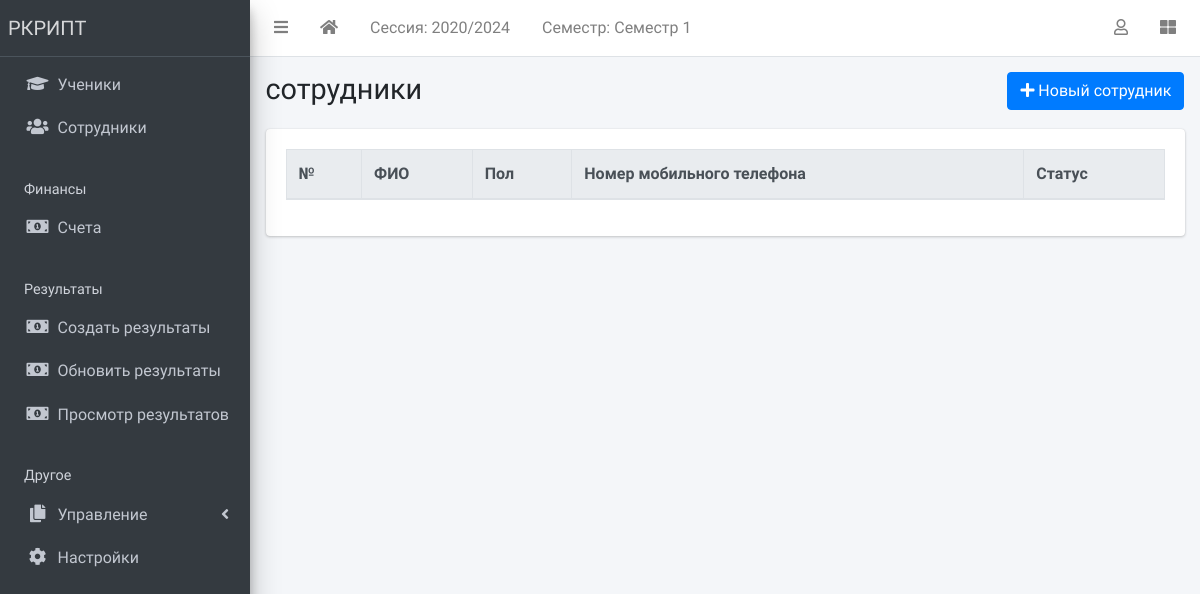
The page /staff/list/ on the database as committed earlier.
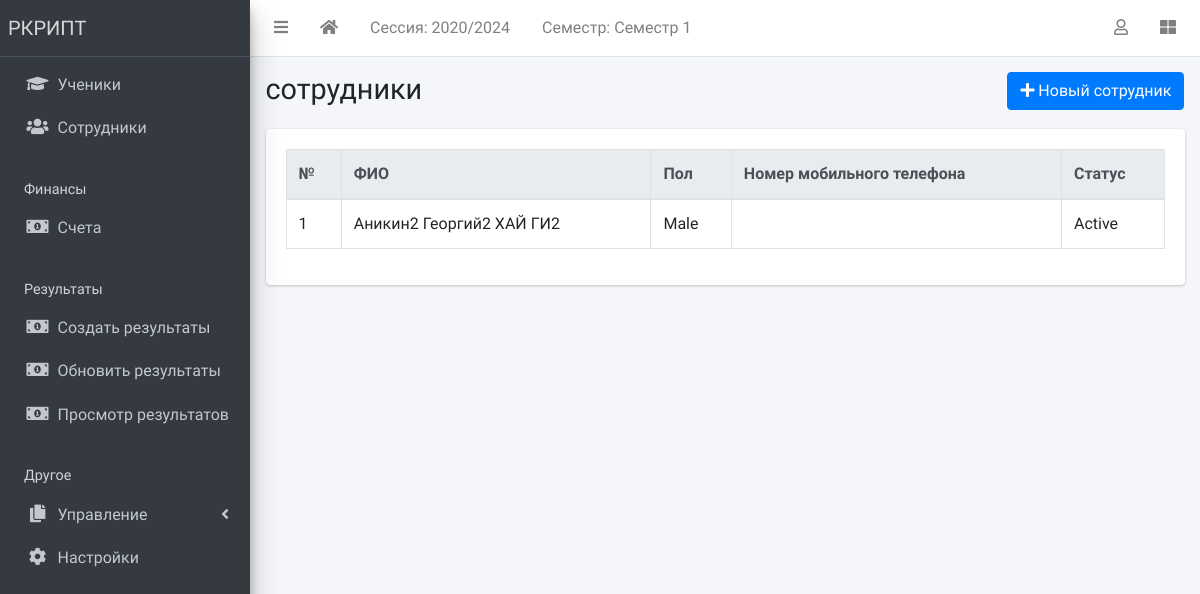
The same page on the database as committed later.
### apps/staffs/models.py (models this page shows, shortened)
class Staff(models.Model):
    STATUS = [("active", "Active"), ("inactive", "Inactive")]
    GENDER = [("male", "Male"), ("female", "Female")]
    current_status = models.CharField(max_length=10, choices=STATUS, default="active")
    surname = models.CharField(max_length=200)
    firstname = models.CharField(max_length=200)
    other_name = models.CharField(max_length=200, blank=True)
    gender = models.CharField(max_length=10, choices=GENDER, default="male")
    date_of_birth = models.DateField(default=timezone.now)
    date_of_admission = models.DateField(default=timezone.now)
    mobile_num_regex = RegexValidator(
        regex="^[0-9]{10,15}$", message="Entered mobile number isn't in a right format!"
    )
    mobile_number = models.CharField(
        validators=[mobile_num_regex], max_length=13, blank=True
    )
    address = models.TextField(blank=True)
    others = models.TextField(blank=True)

### apps/staffs/views.py (the view)
# urls.py: path("list/", StaffListView.as_view(), name="staff-list"),
class StaffListView(ListView):
    model = Staff

### apps/corecode/context_processors.py (called while the page is built)
def site_defaults(request):
    current_session = AcademicSession.objects.get(current=True)
    current_term = AcademicTerm.objects.get(current=True)
    vals = SiteConfig.objects.all()
    contexts = {
        "current_session": current_session.name,
        "current_term": current_term.name,
    }
    for val in vals:
        contexts[val.key] = val.value
    return contexts

### apps/staffs/templates/staffs/staff_list.html (shortened to what this page needs)
{% extends 'base.html' %}
{% block title %}сотрудники{% endblock title %}
{% block breadcrumb %}
<a class="btn btn-primary" href="{% url 'staff-create' %}"><i
    class="fas fa-plus"></i> Новый сотрудник</a>
{% endblock breadcrumb %}
{% block content %}
  <table id="stafftable" class="table table-bordered table-hover">
    <thead class="thead-light">
      <tr>
        <th>№</th>
        <th>ФИО</th>
        <th>Пол</th>
        <th>Номер мобильного телефона</th>
        <th>Статус</th>
      </tr>
    </thead>
    <tbody>
      {% for staff in object_list %}
        <tr class='clickable-row' data-href="{% url 'staff-detail' staff.id %}">
          <td>{{ forloop.counter}}</td>
          <td>{{ staff.surname}} {{staff.firstname }} {{staff.other_name }}</td>
          <td>{{ staff.get_gender_display}}</td>
          <td>{{ staff.parent_mobile_number}}</td>
          <td>{{ staff.get_current_status_display}}</td>
        </tr>
      {% endfor %}
    </tbody>
  </table>
{% endblock content %}

Rows that differ between the two databases and show on the page:
added Staff: surname "Аникин2", firstname "Георгий2", other_name "ХАЙ ГИ2", gender "Male", current_status "Active"
